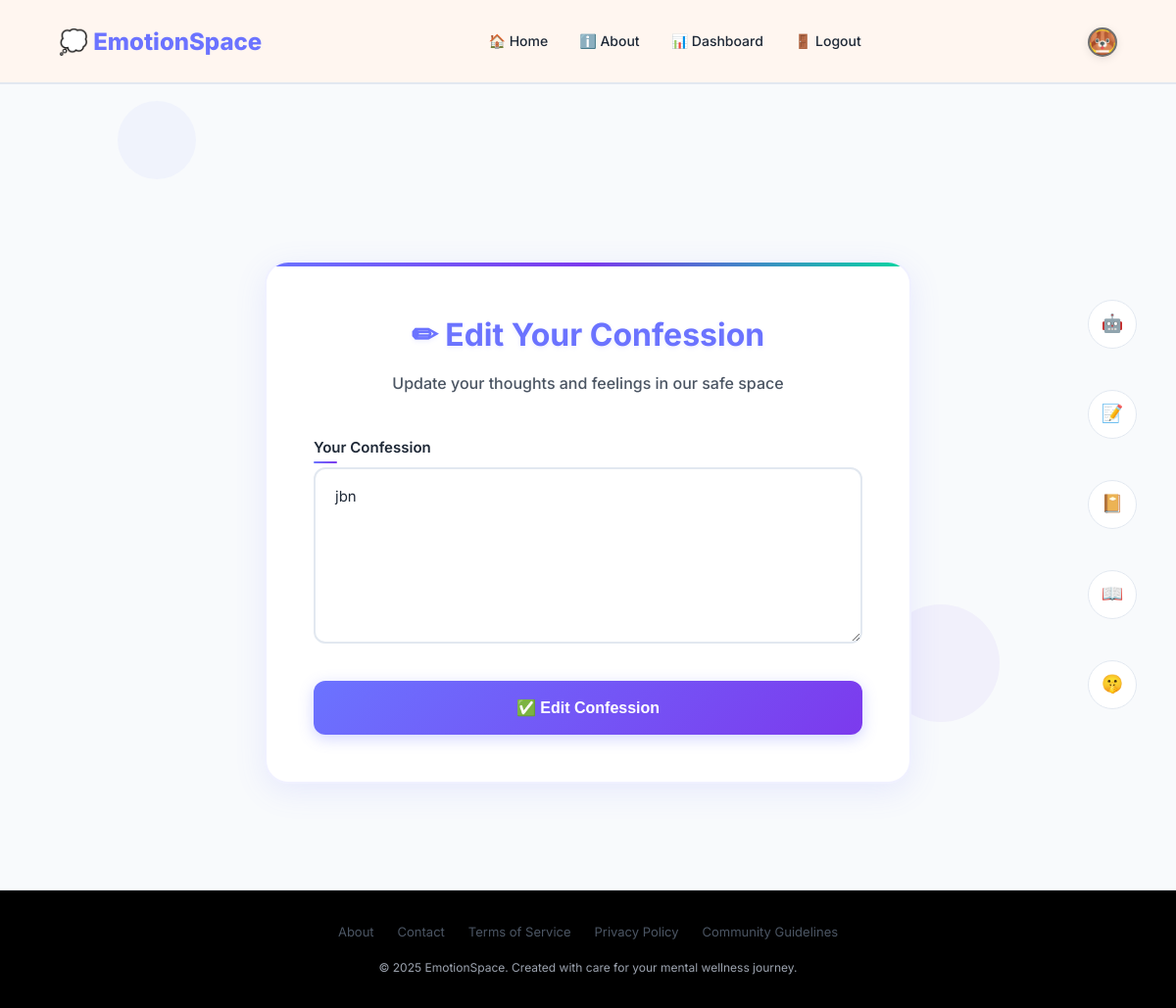
Page /accounts/confession/update_confession/6/ (signed in) on the committed database.
### accounts/models.py (models this page shows, shortened)
class profile(models.Model):
    user = models.OneToOneField(User,on_delete=models.CASCADE)
    phone = models.CharField(max_length=20, blank=True, null=True)
    gender = models.CharField(max_length=10,blank=True, choices=[
        ('Male','Male'),
        ('Female','Female'),
        ('Other','Other')
    ])
    dob = models.DateField(null=True, blank=True)
    avatar = models.ImageField(upload_to='profile_images/', null=True, blank=True)

### confession/models.py (models this page shows, shortened)
class Confession(models.Model):
    user = models.ForeignKey(User, on_delete=models.CASCADE)
    date_created = models.DateTimeField(auto_now_add=True)
    confession = models.TextField()
    is_edited = models.BooleanField(default=False)
    hearts = models.ManyToManyField(User, related_name='liked_confessions', blank=True)

### confession/views.py (the view, shortened to what this page needs)
# urls.py: path('update_confession/<int:id>/', views.update_confession, name='update_confession'),
@login_required
def update_confession(request, id):
    confession = Confession.objects.get(id=id)
    parameters = {'confession': confession}
    return render(request, 'confession/update_confession.html', parameters)

### accounts/context_processors.py (called while the page is built)
def profile_context(request):
    if request.user.is_authenticated:
        try:
            prof = request.user.profile
            return {'prof': prof}
        except profile.DoesNotExist:
            return {}
    return {}

### templates/confession/update_confession.html (shortened to what this page needs)
{% extends 'base.html' %}
{% block body %}
<div class="floating-elements">
  <div class="floating-shape"></div>
  <div class="floating-shape"></div>
</div>
<div class="update-container">
  <div class="update-form">
    <div class="form-header">
      <h2>✏ Edit Your Confession</h2>
      <p>Update your thoughts and feelings in our safe space</p>
    </div>
    <form method="POST" id="updateForm">
      <div class="form-group">
        <label class="form-label">Your Confession</label>
        <textarea name="confession" class="form-control" rows="6">{{confession.confession}}</textarea>
      </div>
      <button type="submit" class="btn-update" id="updateBtn">
        ✅ Edit Confession
      </button>
    </form>
  </div>
</div>
{% endblock %}

### templates/base.html (shortened to what this page needs)
<!DOCTYPE html>
<html lang="en">
<head>
    <link href="https://cdnjs.cloudflare.com/ajax/libs/font-awesome/6.0.0/css/all.min.css" rel="stylesheet">
    <link href="https://cdnjs.cloudflare.com/ajax/libs/font-awesome/6.0.0/css/all.min.css" rel="stylesheet">
    <link rel="stylesheet" href="https://cdn.jsdelivr.net/npm/vanillajs-datepicker@1.3.4/dist/css/datepicker.min.css">
</head>
<body>
    <div class="page-wrapper">
        <nav class="navbar">
            <div class="container">
                <div class="nav-container">
                    {% if user.is_authenticated %}
                    <a href="{% url 'home' %}" class="logo">💭 EmotionSpace</a>
                    {% else %}
                    <a href="{% url 'main' %}" class="logo">💭 EmotionSpace</a>
                    {% endif %}
                    <ul class="nav-links" id="navLinks">
                        {% if user.is_authenticated %}
                        <li><a href="{% url 'home' %}">🏠 Home</a></li>
                        <li><a href="{% url 'about' %}">ℹ️ About</a></li>
                        <li><a href="{% url 'dashboard' %}">📊 Dashboard</a></li>
                        <li><a href="{% url 'logout' %}">🚪 Logout</a></li>
                        {% else %}
                        <li><a href="{% url 'main' %}"> Home</a></li>
                        <li><a href="{% url 'about' %}"> About</a></li>
                        <li><a href="{% url 'join' %}"> Join</a></li>
                        {% endif %}
                    </ul>
                    {% if user.is_authenticated %}
                        <div class="nav-right">
                            <div class="profile-container">
                                <label for="profile-toggle" class="profile-link">
                                    <img src="{{ prof.avatar.url }}" alt="Profile" class="avatar-icon">
                                </label>
                            </div>
                        </div>
                    {% endif %}
                </div>
            </div>
        </nav>
        <nav class="nav-orbs visible">
            {% if user.is_authenticated %}
            <a class="nav-orb" href="{% url 'ask_ai' %}" data-tooltip="AI Bot">🤖</a>
            <a class="nav-orb" href="{% url 'create_journal' %}" data-tooltip="Write Journal">📝</a>
            <a class="nav-orb" href="{% url 'read_journals' %}" data-tooltip="Read Journal">📔</a>
            <a class="nav-orb" href="{% url 'create_confession' %}" data-tooltip="Confess">📖</a>
            <a class="nav-orb" href="{% url 'display_confession' %}" data-tooltip="My Confessions">🤫</a>
            {% endif %}
        </nav>
        <div class="main-wrapper">
            <main>
                {% block body %}
                {% endblock %}
            </main>
        </div>
        <footer class="footer">
            <div class="container">
                <div class="footer-content">
                    <div class="footer-links">
                        <a href="{% url 'about' %}">About</a>
                        <a href="{% url 'contact' %}">Contact</a>
                        <a href="{% url 'tos' %}">Terms of Service</a>
                        <a href="{% url 'privacy' %}">Privacy Policy</a>
                        <a href="{% url 'cg' %}">Community Guidelines</a>
                    </div>
                    <div class="footer-bottom">
                        <p>&copy; 2025 EmotionSpace. Created with care for your mental wellness journey.</p>
                    </div>
                </div>
            </div>
        </footer>
    </div>
</body>
</html>

### templates/base.html (style rules this page uses)
:root { --primary-color: #6b73ff; --secondary-color: #7c3aed; --accent-color: #06d6a0; --success-color: #10b981; --warning-color: #f59e0b; --text-primary: #1f2937; --text-secondary: #4b5563; --text-light: #9ca3af; --bg-primary: #f8fafc; --bg-secondary: #ffffff; --bg-tertiary: #f1f5f9; --card-bg: #ffffff; --border-light: #e2e8f0; --border-medium: #cbd5e1; --border-dark: #64748b; }
* { margin: 0; padding: 0; box-sizing: border-box; }
body { font-family: 'Inter', -apple-system, BlinkMacSystemFont, 'Segoe UI', Roboto, sans-serif; line-height: 1.6; color: var(--text-primary); background: var(--bg-primary); font-size: 14px; overflow-x: hidden; margin: 0; }
.container { max-width: 1200px; margin: 0 auto; padding: 0 16px; }
.page-wrapper { min-height: 100vh; display: flex; flex-direction: column; }
.navbar { background: var(--bg-primary); border-bottom: 2px solid var(--border-light); padding: 0; position: fixed; width: 100%; top: 0; z-index: 1000; height: 86px; backdrop-filter: blur(10px); background: rgba(255, 245, 239, 0.9); }
.nav-container { position: relative; left: 50%; right: 50%; margin-left: -50vw; margin-right: -50vw; width: 100vw; display: flex; justify-content: space-between; align-items: center; height: 86px; padding: 0 60px; box-sizing: border-box; }
.logo { font-size: 24px; font-weight: 800; color: var(--primary-color); text-decoration: none; display: flex; align-items: center; }
.nav-links { display: flex; list-style: none; gap: 0; align-items: center; height: 100%; }
.nav-links li { height: 100%; }
.nav-links a { display: flex; align-items: center; height: 100%; padding: 0 16px; text-decoration: none; color: var(--text-primary); font-weight: 500; font-size: 14px; border-bottom: 2px solid transparent; transition: all 0.2s ease; }
.nav-right { display: flex; align-items: center; gap: 12px; }
.profile-link { width: 32px; height: 32px; border-radius: 50%; overflow: hidden; border: 2px solid var(--border-light); }
.nav-orbs { position: fixed; right: 40px; top: 50%; transform: translateY(-50%); display: flex; flex-direction: column; gap: 42px; z-index: 999; opacity: 0; visibility: hidden; transition: all 0.3s ease; }
.nav-orbs.visible { opacity: 1; visibility: visible; }
.nav-orbs a { text-decoration: none; }
.nav-orb { width: 50px; height: 50px; background: var(--card-bg); border: 1px solid var(--border-light); border-radius: 50%; display: flex; align-items: center; justify-content: center; font-size: 18px; cursor: pointer; box-shadow: var(--shadow-sm); transition: all 0.2s ease; position: relative; }
.nav-orb::before { content: attr(data-tooltip); position: absolute; right: 60px; background: var(--text-primary); color: white; padding: 6px 12px; border-radius: var(--radius-sm); font-size: 12px; white-space: nowrap; opacity: 0; visibility: hidden; transition: all 0.2s ease; }
.main-wrapper { flex: 1; padding-top: 86px; }
.footer { width: 100%; background: black; border-top: 1px solid var(--border-light); padding: 32px 0; margin-top: 48px; color: white; position: relative; }
.footer-content { text-align: center; }
.footer-links { display: flex; gap: 24px; justify-content: center; margin-bottom: 16px; flex-wrap: wrap; }
.footer-links a { color: var(--text-secondary); text-decoration: none; font-size: 13px; }
.footer-bottom p { color: var(--text-light); font-size: 12px; }
html, body { height: 100%; margin: 0; padding: 0; box-sizing: border-box; }
.avatar-icon { width: 32px; height: 32px; border-radius: 50%; border: 2px solid #fff; cursor: pointer; transition: border-color 0.3s ease; }
.nav-right { display: flex; align-items: center; position: relative; }
.profile-container { position: relative; }
.profile-link { width: 30px; height: 30px; border-radius: 50%; background-color: #333; color: white; display: flex; align-items: center; justify-content: center; font-size: 18px; border: 2px solid rgba(255, 255, 255, 0.3); cursor: pointer; transition: all 0.3s ease; box-shadow: 0 2px 8px rgba(0, 0, 0, 0.1); }

### rows in the picture
profile: avatar (picture)
Confession: confession "jbn"
